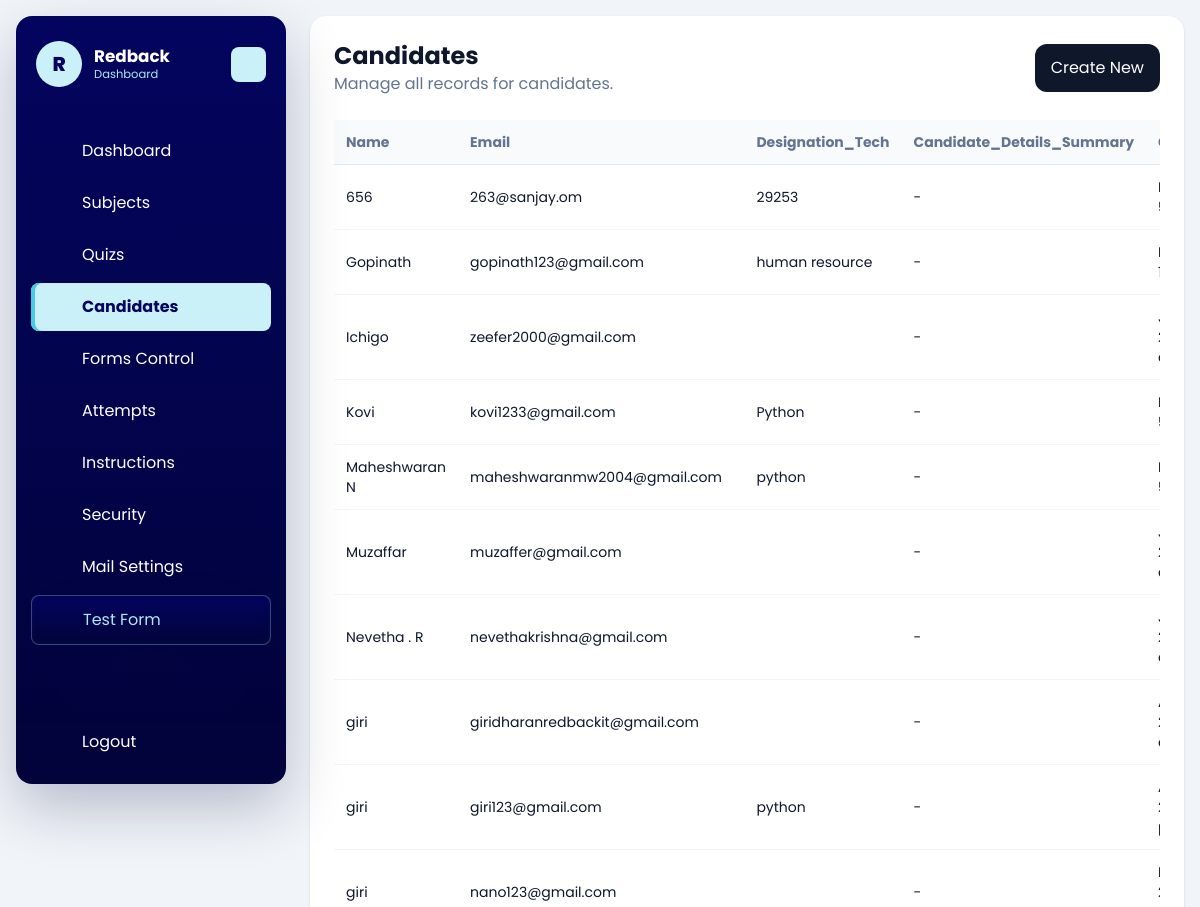
Before: /dashboard/candidates/ (signed in, upper part) with the older database file.
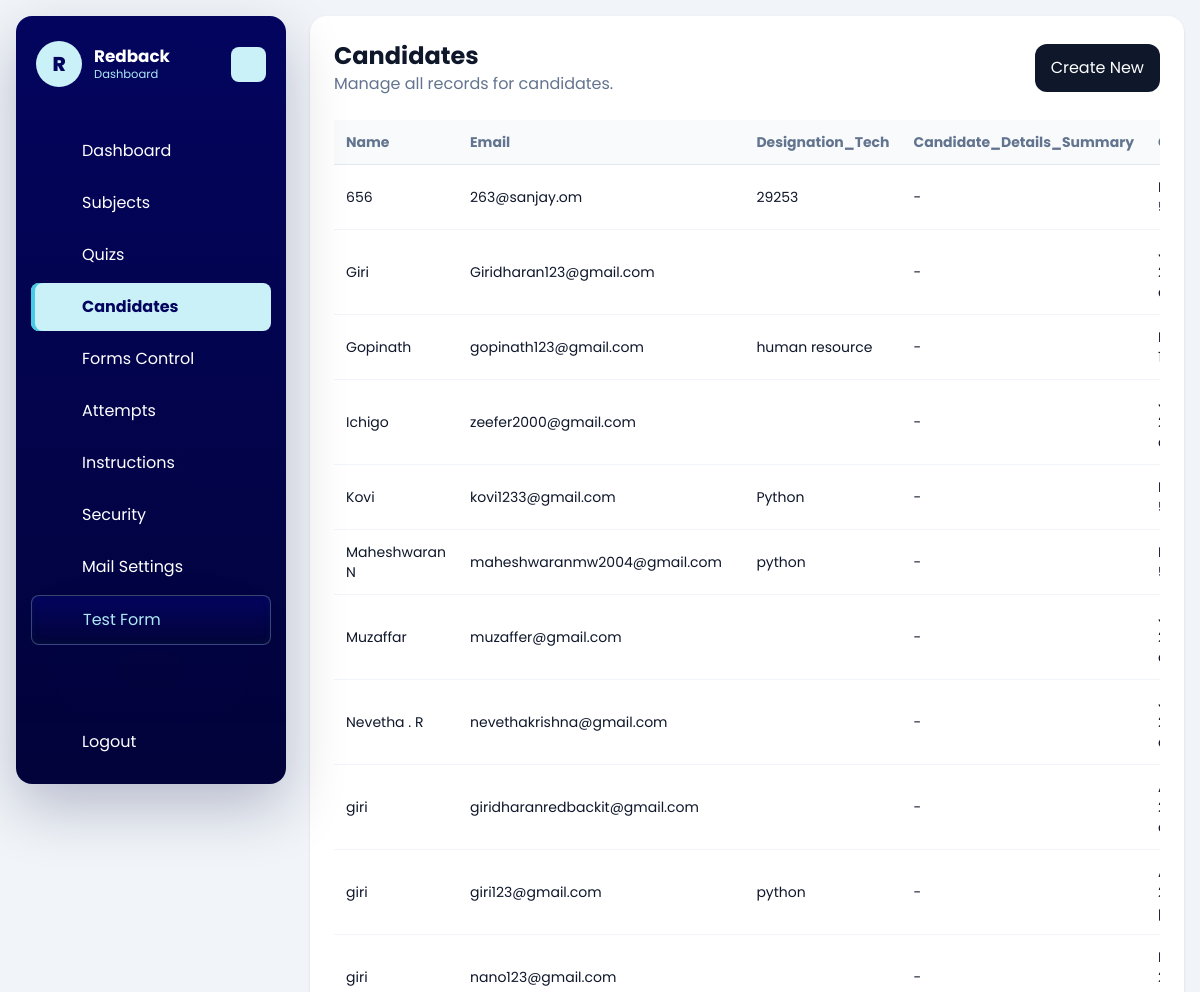
After: the same page with the newer database file.
### quiz/models.py (models this page shows, shortened)
class Candidate(models.Model):
    name = models.CharField(max_length=150)
    email = models.EmailField()
    designation_tech = models.CharField(max_length=150)
    created_at = models.DateTimeField(auto_now_add=True)
    class Meta:
        ordering = ['name']
    @property
    def candidate_details_summary(self):
        latest_attempt = self.attempts.order_by('-created_at').first()
        if not latest_attempt:
            return '-'
        details = latest_attempt.candidate_details_json or {}
        values = details.get('values') or {}
        labels = details.get('labels') or {}
        if not values:
            return '-'
        return ', '.join(
            f'{labels.get(key, key)}: {value}'
            for key, value in values.items()
        )

class CandidateTestAttempt(models.Model):
    SESSION_SINGLE = 'single'
    SESSION_MULTI = 'multi'
    SESSION_CHOICES = [
        (SESSION_SINGLE, 'Single'),
        (SESSION_MULTI, 'Multi'),
    ]
    candidate = models.ForeignKey(Candidate, on_delete=models.CASCADE, related_name='attempts')
    company = models.ForeignKey(Company, on_delete=models.CASCADE, related_name='attempts')
    public_slug = models.CharField(max_length=190, unique=True, blank=True, db_index=True)
    session_type = models.CharField(max_length=10, choices=SESSION_CHOICES)
    level = models.CharField(max_length=20)
    question_count = models.PositiveIntegerField()
    duration_minutes = models.PositiveIntegerField()
    selected_subjects = models.JSONField(default=list, blank=True)
    selected_sub_titles = models.JSONField(default=list, blank=True)
    candidate_details_json = models.JSONField(default=dict, blank=True)
    answers_json = models.JSONField(default=list, blank=True)
    correct_count = models.PositiveIntegerField(default=0)
    wrong_count = models.PositiveIntegerField(default=0)
    percentage = models.DecimalField(max_digits=5, decimal_places=2, default=0)
    started_at = models.DateTimeField(blank=True, null=True)
    submitted_at = models.DateTimeField(blank=True, null=True)
    is_submitted = models.BooleanField(default=False)
    is_paused = models.BooleanField(default=False)
    paused_at = models.DateTimeField(blank=True, null=True)
    total_paused_seconds = models.PositiveIntegerField(default=0)
    full_screen_lock_enabled = models.BooleanField(default=False)
    pause_lock_enabled = models.BooleanField(default=False)
    tab_switch_guard_enabled = models.BooleanField(default=False)
    copy_paste_block_enabled = models.BooleanField(default=False)
    right_click_disable_enabled = models.BooleanField(default=False)
    max_violation_warnings = models.PositiveIntegerField(default=3)
    tab_switch_count = models.PositiveIntegerField(default=0)
    warning_count = models.PositiveIntegerField(default=0)
    last_violation_at = models.DateTimeField(blank=True, null=True)
    violation_log_json = models.JSONField(default=list, blank=True)
    test_link_email_sent_at = models.DateTimeField(blank=True, null=True)
    created_at = models.DateTimeField(auto_now_add=True)
    class Meta:
        ordering = ['-created_at']

### dashboard/views.py (the view)
# urls.py: path('candidates/', views.candidate_list, name='candidate_list'),
@company_login_required
def candidate_list(request):
    queryset = Candidate.objects.all()
    return render_crud_list(
        request,
        queryset=queryset,
        title='Candidates',
        create_url='dashboard:candidate_create',
        edit_url_name='dashboard:candidate_update',
        delete_url_name='dashboard:candidate_delete',
        fields=['name', 'email', 'designation_tech', 'candidate_details_summary', 'created_at'],
    )

### dashboard/templatetags/dashboard_extras.py (called while the page is built)
@register.filter
def getattribute(obj, attr_name):
    value = getattr(obj, attr_name)
    if callable(value):
        return value()
    return value

### dashboard/views.py (called while the page is built)
def get_logged_in_company(request):
    company_id = request.session.get('company_id')
    if not company_id:
        return None
    return Company.objects.filter(id=company_id, is_active=True).first()

def company_login_required(view_func):
    @wraps(view_func)
    def wrapper(request, *args, **kwargs):
        company = get_logged_in_company(request)
        if not company:
            return redirect(f"{reverse('dashboard:login')}?next={request.path}")
        request.company = company
        return view_func(request, *args, **kwargs)
    return wrapper

def render_crud_list(request, *, queryset, title, create_url, edit_url_name, delete_url_name, fields):
    context = {
        'title': title,
        'objects': queryset,
        'create_url': create_url,
        'edit_url_name': edit_url_name,
        'delete_url_name': delete_url_name,
        'fields': fields,
    }
    return render(request, 'dashboard/crud_list.html', context)

### templates/dashboard/crud_list.html (shortened to what this page needs)
{% extends "base.html" %}
{% load dashboard_extras %}
{% block content %}
{% include 'dashboard/header.html' %}
<div id="dashboard-page-content">
<section class="rounded-2xl bg-white p-6 shadow-sm">
    <div class="mb-6 flex flex-col gap-3 sm:flex-row sm:items-center sm:justify-between">
        <div>
            <h1 class="text-2xl font-bold">{{ title }}</h1>
            <p class="text-slate-500">Manage all records for {{ title|lower }}.</p>
        </div>
        <a href="{% url create_url %}" class="rounded-xl bg-slate-900 px-4 py-3 text-white">Create New</a>
    </div>
    <div class="overflow-x-auto">
        <table class="min-w-full text-left text-sm">
            <thead class="border-b border-slate-200 bg-slate-50 text-slate-500">
                <tr>
                    {% for field in fields %}
                        <th class="px-3 py-3">{{ field|title }}</th>
                    {% endfor %}
                </tr>
            </thead>
            <tbody>
                {% for object in objects %}
                    <tr class="border-b border-slate-100">
                        {% for field in fields %}
                            <td class="px-3 py-3">{{ object|getattribute:field }}</td>
                        {% endfor %}
                    </tr>
                {% empty %}
                    <tr>
                        <td colspan="{{ fields|length|add:1 }}" class="px-3 py-8 text-center text-slate-500">
                            No records found.
                        </td>
                    </tr>
                {% endfor %}
            </tbody>
        </table>
    </div>
</section>
</div>
{% endblock %}

Changed rows visible on the page:
added Candidate: fields "Giri" "Giridharan123@gmail.com" "-"
